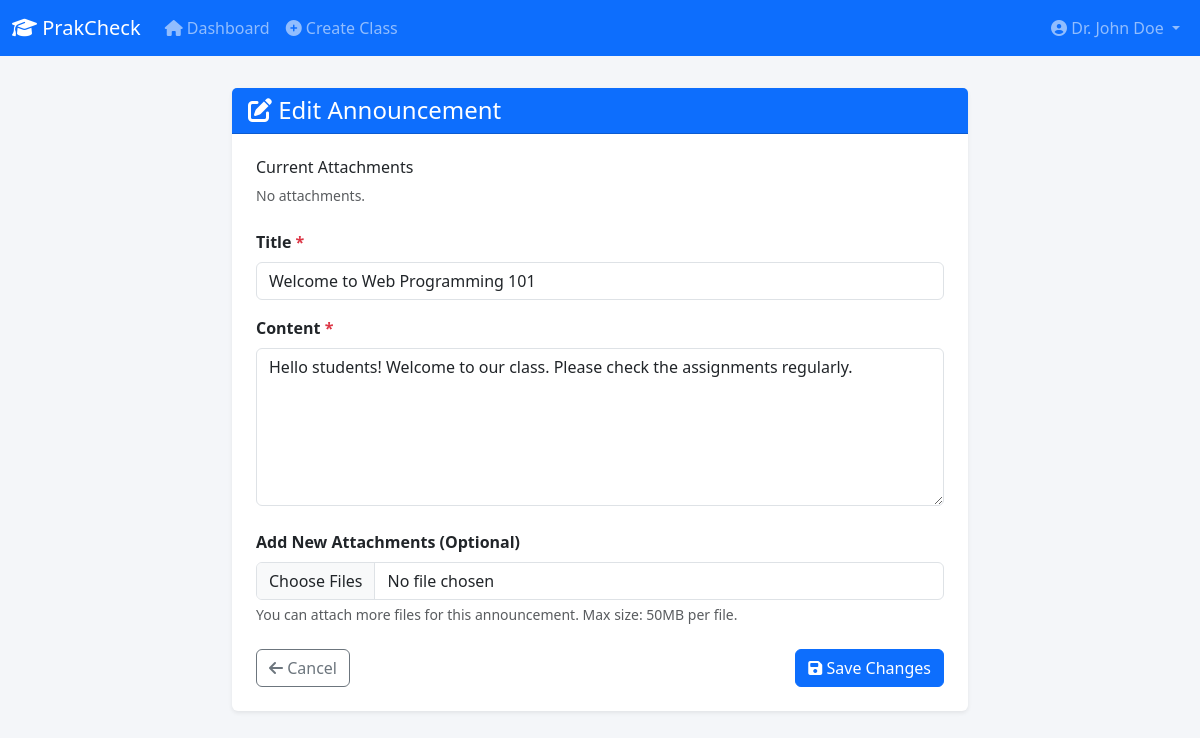
Page /edit_announcement.php?id=1 (signed in) on the committed database.
### tables this page shows
CREATE TABLE announcements (
    id INT AUTO_INCREMENT PRIMARY KEY,
    class_id INT NOT NULL,
    assistant_id INT NOT NULL,
    title VARCHAR(200) NOT NULL,
    content TEXT NOT NULL,
    created_at DATETIME DEFAULT CURRENT_TIMESTAMP,
    FOREIGN KEY (class_id) REFERENCES classes(id) ON DELETE CASCADE,
    FOREIGN KEY (assistant_id) REFERENCES users(id) ON DELETE CASCADE,
    INDEX idx_class (class_id),
    INDEX idx_created (created_at)
);

### includes/functions.php (called while the page is built, shortened)
<?php
function e(string $string): string {
    return htmlspecialchars($string, ENT_QUOTES, 'UTF-8');
}

### edit_announcement.php (the view, shortened to what this page needs)
<?php
require_once 'includes/header.php';
$announcementId = isset($_GET['id']) ? (int)$_GET['id'] : (isset($_POST['id']) ? (int)$_POST['id'] : 0);
try {
    $stmt = $pdo->prepare("
        SELECT a.*, c.assistant_id
        FROM announcements a
        JOIN classes c ON a.class_id = c.id
        WHERE a.id = ?
    ");
    $stmt->execute([$announcementId]);
    $announcement = $stmt->fetch();
    $stmtFiles = $pdo->prepare("SELECT * FROM files WHERE entity_type = 'announcement' AND entity_id = ?");
    $stmtFiles->execute([$announcementId]);
    $existingFiles = $stmtFiles->fetchAll();
} catch (PDOException $e) {
    setFlashMessage('danger', 'Database error.');
    header('Location: dashboard.php');
    exit;
}
?>
<div class="row justify-content-center">
    <div class="col-md-8">
        <div class="card shadow-sm border-0">
            <div class="card-header bg-primary text-white">
                <h4 class="mb-0"><i class="fas fa-edit"></i> Edit Announcement</h4>
            </div>
            <div class="card-body p-4">
                <div class="mb-4">
                    <h6>Current Attachments</h6>
                    <?php if (empty($existingFiles)): ?>
                        <p class="text-muted small">No attachments.</p>
                    <?php endif; ?>
                </div>
                <form method="POST" action="" enctype="multipart/form-data">
                    <div class="mb-3">
                        <label for="title" class="form-label fw-bold">Title <span class="text-danger">*</span></label>
                        <input type="text" class="form-control" id="title" name="title"
                               value="<?= isset($_POST['title']) ? e($_POST['title']) : e($announcement['title']) ?>" required>
                    </div>
                    <div class="mb-4">
                        <label for="content" class="form-label fw-bold">Content <span class="text-danger">*</span></label>
                        <textarea class="form-control" id="content" name="content" rows="6" required><?= isset($_POST['content']) ? e($_POST['content']) : e($announcement['content']) ?></textarea>
                    </div>
                    <div class="mb-4">
                        <label for="files" class="form-label fw-bold">Add New Attachments (Optional)</label>
                        <input class="form-control" type="file" id="files" name="files[]" multiple>
                        <div class="form-text">
                            You can attach more files for this announcement. Max size: 50MB per file.
                        </div>
                    </div>
                    <div class="d-flex justify-content-between">
                        <a href="class.php?id=<?= $announcement['class_id'] ?>" class="btn btn-outline-secondary">
                            <i class="fas fa-arrow-left"></i> Cancel
                        </a>
                        <button type="submit" class="btn btn-primary">
                            <i class="fas fa-save"></i> Save Changes
                        </button>
                    </div>
                </form>
            </div>
        </div>
    </div>
</div>
<?php require_once 'includes/footer.php'; ?>

### assets/css/style.css (style rules this page uses)
body { background-color: #f4f6f9; }
.card { box-shadow: 0 0 1px rgba(0,0,0,.125), 0 1px 3px rgba(0,0,0,.2); margin-bottom: 1rem; }

### rows in the picture
announcements: title "Welcome to Web Programming 101", content "Hello students! Welcome to our class. Please check the assignments regularly."

### other values in the picture
getCurrentUserName() "Dr. John Doe"
